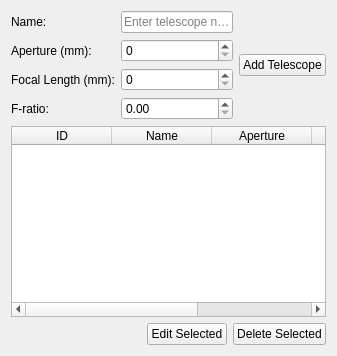
<?xml version="1.0" encoding="UTF-8"?>
<ui version="4.0">
 <class>TelescopesTab</class>
 <widget class="QWidget" name="TelescopeTab">
  <property name="geometry">
   <rect>
    <x>0</x>
    <y>0</y>
    <width>337</width>
    <height>356</height>
   </rect>
  </property>
  <layout class="QVBoxLayout" name="verticalLayout">
   <item>
    <layout class="QGridLayout" name="gridLayout">
     <item row="0" column="0">
      <widget class="QLabel" name="nameLabel">
       <property name="text">
        <string>Name:</string>
       </property>
      </widget>
     </item>
     <item row="0" column="1">
      <widget class="QLineEdit" name="nameLineEdit">
       <property name="placeholderText">
        <string>Enter telescope name</string>
       </property>
      </widget>
     </item>
     <item row="1" column="0">
      <widget class="QLabel" name="apertureLabel">
       <property name="text">
        <string>Aperture (mm):</string>
       </property>
      </widget>
     </item>
     <item row="1" column="1">
      <widget class="QSpinBox" name="apertureSpinBox">
       <property name="maximum">
        <number>99999</number>
       </property>
      </widget>
     </item>
     <item row="2" column="0">
      <widget class="QLabel" name="focalLengthLabel">
       <property name="text">
        <string>Focal Length (mm):</string>
       </property>
      </widget>
     </item>
     <item row="2" column="1">
      <widget class="QSpinBox" name="focalLengthSpinBox">
       <property name="maximum">
        <number>99999</number>
       </property>
      </widget>
     </item>
     <item row="3" column="0">
      <widget class="QLabel" name="fRatioLabel">
       <property name="text">
        <string>F-ratio:</string>
       </property>
      </widget>
     </item>
     <item row="3" column="1">
      <widget class="QDoubleSpinBox" name="fRatioSpinBox">
       <property name="decimals">
        <number>2</number>
       </property>
       <property name="maximum">
        <double>100.000000000000000</double>
       </property>
       <property name="singleStep">
        <double>0.100000000000000</double>
       </property>
      </widget>
     </item>
     <item row="0" column="2" rowspan="4">
      <widget class="QPushButton" name="addTelescopeButton">
       <property name="text">
        <string>Add Telescope</string>
       </property>
      </widget>
     </item>
    </layout>
   </item>
   <item>
    <widget class="QTableWidget" name="telescopesTable">
     <property name="editTriggers">
      <set>QAbstractItemView::EditTrigger::NoEditTriggers</set>
     </property>
     <property name="alternatingRowColors">
      <bool>true</bool>
     </property>
     <property name="selectionMode">
      <enum>QAbstractItemView::SelectionMode::SingleSelection</enum>
     </property>
     <property name="selectionBehavior">
      <enum>QAbstractItemView::SelectionBehavior::SelectRows</enum>
     </property>
     <property name="sortingEnabled">
      <bool>true</bool>
     </property>
     <column>
      <property name="text">
       <string>ID</string>
      </property>
     </column>
     <column>
      <property name="text">
       <string>Name</string>
      </property>
     </column>
     <column>
      <property name="text">
       <string>Aperture</string>
      </property>
     </column>
     <column>
      <property name="text">
       <string>F-ratio</string>
      </property>
     </column>
     <column>
      <property name="text">
       <string>Focal Length</string>
      </property>
     </column>
    </widget>
   </item>
   <item>
    <layout class="QHBoxLayout" name="horizontalLayout">
     <item>
      <spacer name="horizontalSpacer">
       <property name="orientation">
        <enum>Qt::Orientation::Horizontal</enum>
       </property>
       <property name="sizeHint" stdset="0">
        <size>
         <width>40</width>
         <height>20</height>
        </size>
       </property>
      </spacer>
     </item>
     <item>
      <widget class="QPushButton" name="editTelescopeButton">
       <property name="text">
        <string>Edit Selected</string>
       </property>
      </widget>
     </item>
     <item>
      <widget class="QPushButton" name="deleteTelescopeButton">
       <property name="text">
        <string>Delete Selected</string>
       </property>
      </widget>
     </item>
    </layout>
   </item>
  </layout>
 </widget>
 <resources/>
 <connections/>
</ui>
